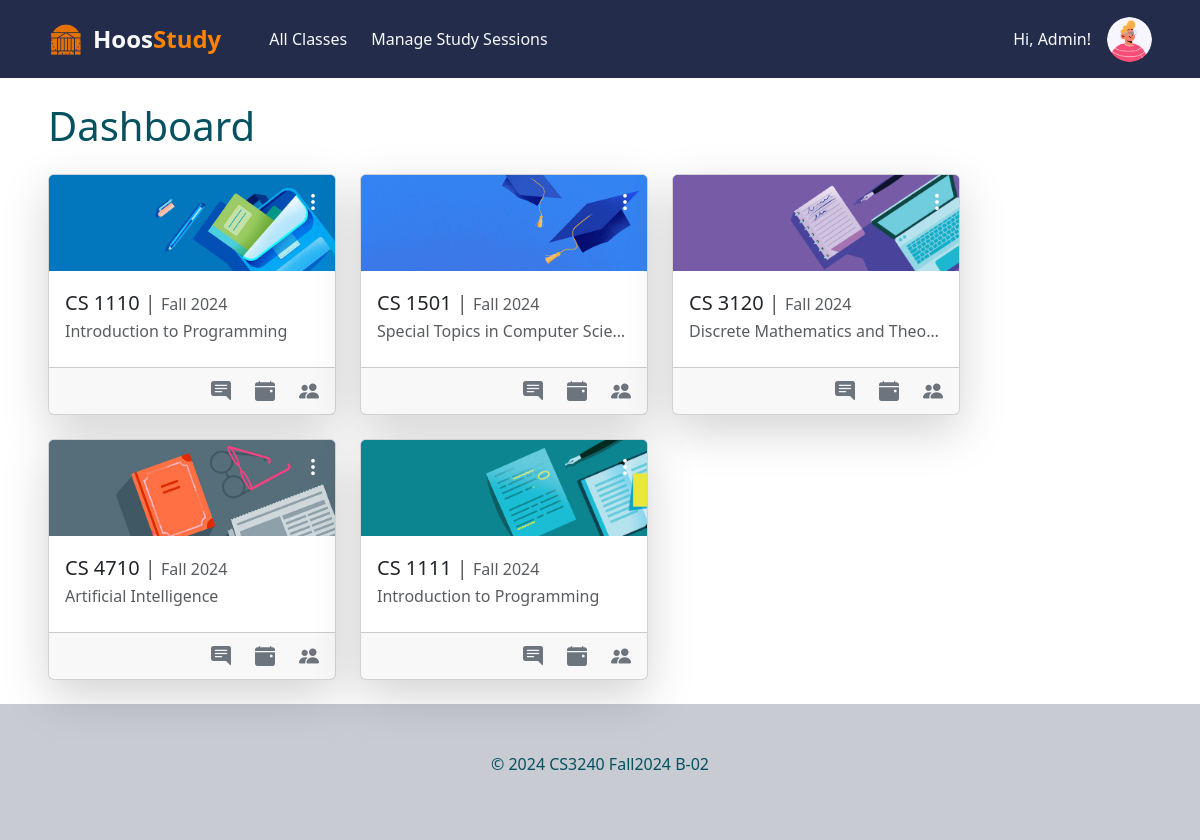
Page /dashboard/ (signed in) on the committed database.
### hoos_study_app/models.py (models this page shows, shortened)
class User(AbstractUser):
    YEAR_CHOICES = [
        ('1', 'First Year'),
        ('2', 'Second Year'),
        ('3', 'Third Year'),
        ('4', 'Fourth Year'),
    ]
    is_pma_admin = models.BooleanField(default=False)
    year = models.CharField(max_length=1, choices=YEAR_CHOICES,  null=True, blank=True)
    profile_picture = models.ImageField(
        upload_to='profile_pictures/', null=True, blank=True,
        validators=[validate_file_extension, validate_file_size],
        default=random_profile_picture
    )

class Course(models.Model):
    mnemonic = models.CharField(max_length=4, default="GEN")
    number = models.IntegerField(default=1000)
    title = models.CharField(max_length=100, default="HOOS")
    students = models.ManyToManyField(User, related_name="courses", blank=True)
    semester = models.CharField(max_length=20, default="N/A")

class UserCoursePreference(models.Model):
    user = models.ForeignKey(User, on_delete=models.CASCADE)
    course = models.ForeignKey(Course, on_delete=models.CASCADE)
    background_image = models.CharField(max_length=255, blank=True, null=True, default=random_background_image)  # Path to the selected image

### hoos_study_app/views.py (the view)
# urls.py: path('dashboard/', views.dashboard, name='dashboard'),
@login_required
def dashboard(request):
    user_courses = request.user.courses.all()  # Access the many-to-many relationship
    images = get_background_images()
    courses_with_data = []
    for course in user_courses:
        preference = UserCoursePreference.objects.get(user=request.user, course=course)
        other_students = course.students.exclude(id=request.user.id) # For profile pictures displayed on cards
        courses_with_data.append((course, preference.background_image, other_students))
    return render(request, 'hoos_study_app/dashboard.html', {
        'courses': courses_with_data,
        'images': images
    })

### hoos_study_app/views.py (called while the page is built)
def get_background_images():
    if settings.USE_S3:
        s3 = boto3.resource('s3')
        bucket = s3.Bucket(settings.AWS_STORAGE_BUCKET_NAME)
        objects = bucket.objects.filter(Prefix=f'{settings.STATIC_LOCATION}/hoos_study_app/img/card_backgrounds/')
        images = [os.path.basename(obj.key) for obj in objects if not obj.key.endswith('/')]
        return images
    else:
        img_path = os.path.join(settings.STATICFILES_DIRS[0], 'hoos_study_app/img/card_backgrounds')
        images = os.listdir(img_path)
        return images

### hoos_study_app/templates/hoos_study_app/dashboard.html (shortened to what this page needs)
{% extends "base.html" %}
{% load static %}
{% block content %}
<h1 class="mb-4">Dashboard</h1>
<div class="row g-4">
    {% for course, background_image, other_students in courses %}
        <div class="col-auto">
            <div class="card shadow-lg position-relative" style="width: 18rem;">
                <div class="position-absolute top-0 end-0 m-2">
                    <button class="btn menu-btn p-1" data-bs-toggle="dropdown" aria-expanded="false" style="border-radius: 50px;">
                        <i class="bi bi-three-dots-vertical text-white fs-5"></i>
                    </button>
                </div>
                <a href="{% url 'hoos_study_app:course_group' course.id %}" class="text-decoration-none text-reset">
                    <img class="card-img-top bg-primary object-fit-cover"
                         src="{% static 'hoos_study_app/img/card_backgrounds/' %}{{ background_image }}"
                         style="height: 6rem; object-position: right;">
                    <div class="d-flex ps-3" style="margin-top: -1.5rem!important;">
                    </div>
                    <div class="card-body pt-2">
                        <h5 class="card-title">{{ course.mnemonic }} {{ course.number }}
                            <span class="text-muted fw-light">| <span class="fs-6">{{ course.semester }}</span></span>
                        </h5>
                        <p class="card-subtitle mb-2 text-body-secondary text-truncate" title="{{ course.title }}">{{ course.title }}</p>
                    </div>
                </a>
                <div class="card-footer d-flex justify-content-end">
                    <a href="{% url 'hoos_study_app:course_group' course.id %}#messages" class="text-decoration-none link-secondary" title="{{ course.mnemonic }} {{ course.number }} - Messages">
                        <i class="bi bi-chat-right-text-fill fs-5"></i>
                    </a>
                    <a href="{% url 'hoos_study_app:course_group' course.id %}#study-sessions" class="text-decoration-none link-secondary ms-4" title="{{ course.mnemonic }} {{ course.number }} - Study Sessions">
                        <i class="bi bi-calendar-event-fill fs-5"></i>
                    </a>
                    <a href="{% url 'hoos_study_app:course_group' course.id %}#hoos" class="text-decoration-none link-secondary ms-4" title="{{ course.mnemonic }} {{ course.number }} - Hoos">
                        <i class="bi bi-people-fill fs-5"></i>
                    </a>
                </div>
            </div>
        </div>
    {% empty %}
        <p>You have not joined any courses.</p>
    {% endfor %}
</div>
{% endblock content %}

### hoos_study_app/templates/base.html (shortened to what this page needs)
<!DOCTYPE html>
<html lang="en">
<head>
    {% load static %}
    <link rel="stylesheet" href="{% static 'hoos_study_app/css/styles.css' %}">
    <link href="https://cdn.jsdelivr.net/npm/bootstrap@5.3.3/dist/css/bootstrap.min.css" rel="stylesheet"
>
    <link rel="stylesheet" href="https://cdn.jsdelivr.net/npm/bootstrap-icons@1.11.3/font/bootstrap-icons.min.css">
</head>
<body class="d-flex flex-column min-vh-100">
  <header class="navbar navbar-expand-lg py-3" style="background-color: #232D4B;">
    <nav class="container-xxl px-5">
      <div class="collapse navbar-collapse text-light" id="navbarToggler">
        <a class="navbar-brand d-flex align-items-center me-5 fw-bold text-light" href="{% url 'hoos_study_app:home' %}" style="text-decoration: none;">
            <img src="{% static 'hoos_study_app/img/rotundaIcon.png' %}"
                alt="Rotunda Icon"
                style="width: 35px; height: 35px; margin-right: 10px;">
            <span style="font-size: 1.5rem; font-weight: bold;">Hoos<span style="color: #FF8200;">Study</span></span>
        </a>
        <a class="nav-link me-4" href="{% url 'hoos_study_app:class-list' %}">
          All Classes
        </a>
        {% if user.is_pma_admin %}
        <a class="nav-link me-4" href="{% url 'hoos_study_app:pma-manage-study-sessions' %}">
          Manage Study Sessions
        </a>
        {% endif %}
      </div>
      <div class="ms-auto">
        {% if user.is_authenticated %}
        <div class="d-flex align-items-center text-light">
          <p class="me-3 mb-0">Hi, {{ user.first_name }}!</p>
          <div id="profile-picture-dropdown" class="nav-item dropdown">
            <a class="nav-link dropdown-toggle" href="#" role="button" data-bs-toggle="dropdown" aria-expanded="false">
              <img id="profile-picture"
                 class="rounded-circle"
                 src="{% if user.profile_picture %}{{ user.profile_picture.url }}{% endif %}"
                 style="width: 45px; height: 45px; object-fit: cover;">
            </a>
          </div>
        </div>
        {% else %}
          <a href="{% url 'account_login' %}" class="btn btn-light">
            <i class="bi bi-box-arrow-in-right me-1"></i>
            Log In
          </a>
        {% endif %}
      </div>
    </nav>
  </header>
  {% block main %}
  <div id="content" class="container-xxl px-5 flex-grow-1 my-4 text-info-emphasis">
    {% block content %}{% endblock %}
  </div>
  {% endblock main %}
  <div class="py-5" style="background-color: #C8CBD2;">
    <footer class="container-xxl text-center text-info-emphasis">
      <p>© 2024 CS3240 Fall2024 B-02</p>
    </footer>
  </div>
</body>

### static/hoos_study_app/css/styles.css (style rules this page uses)
#profile-picture-dropdown .nav-link.dropdown-toggle::after { display: none; }

### hoos_study_app/templates/hoos_study_app/dashboard.html (style rules this page uses)
.card { transition: transform 0.3s; }
.menu-btn { background-color: transparent; border: none; border-radius: 50%; padding: 0.5rem; transition: background-color 0.3s ease; }

### rows in the picture
User: first_name "Admin", profile_picture (picture)
Course: background_image (picture), mnemonic "CS", number "1110", semester "Fall 2024", title "Introduction to Programming"
Course: background_image (picture), mnemonic "CS", number "1501", semester "Fall 2024", title "Special Topics in Computer Scie…"
Course: background_image (picture), mnemonic "CS", number "3120", semester "Fall 2024", title "Discrete Mathematics and Theo…"
Course: background_image (picture), mnemonic "CS", number "4710", semester "Fall 2024", title "Artificial Intelligence"
Course: background_image (picture), mnemonic "CS", number "1111", semester "Fall 2024", title "Introduction to Programming"
